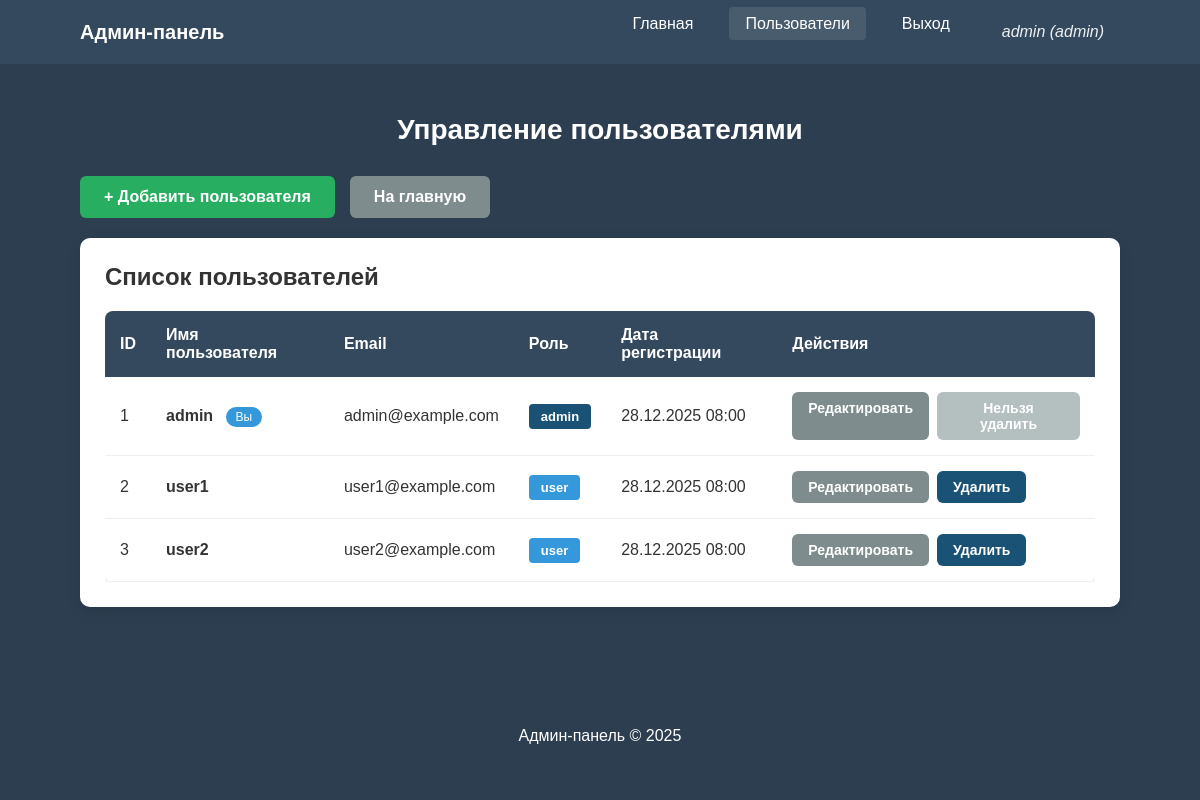
/admin.php (signed in), run on the app's committed database.
### tables this page shows
CREATE TABLE IF NOT EXISTS users (
    id INT AUTO_INCREMENT PRIMARY KEY,
    username VARCHAR(50) NOT NULL UNIQUE,
    password VARCHAR(255) NOT NULL,
    email VARCHAR(100) NOT NULL UNIQUE,
    role ENUM('admin', 'user') DEFAULT 'user',
    created_at TIMESTAMP DEFAULT CURRENT_TIMESTAMP,
    updated_at TIMESTAMP DEFAULT CURRENT_TIMESTAMP ON UPDATE CURRENT_TIMESTAMP
);

### admin.php (the view, shortened to what this page needs)
<?php
include 'db.php';
$stmt = $pdo->query("SELECT id, username, email, role, created_at FROM users");
$users = $stmt->fetchAll();
?>
<!DOCTYPE html>
<html lang="ru">
<head>
    <link rel="stylesheet" href="style.css">
</head>
<body>
    <nav class="nav-main">
        <div class="container nav-container">
            <div class="nav-logo">Админ-панель</div>
            <ul class="nav-menu">
                <li><a href="main.php">Главная</a></li>
                <li><a href="admin.php" class="active">Пользователи</a></li>
                <li><a href="logout.php">Выход</a></li>
                <li class="user-info-nav">
                    <?= htmlspecialchars($_SESSION['username']); ?> (<?= htmlspecialchars($_SESSION['role']); ?>)
                </li>
            </ul>
        </div>
    </nav>
    <div class="container">
        <header class="page-header">
            <h1>Управление пользователями</h1>
        </header>
        <div class="action-buttons">
            <a href="admin_add_user.php" class="btn btn-success">+ Добавить пользователя</a>
            <a href="main.php" class="btn btn-secondary">На главную</a>
        </div>
        <div class="content-box admin-panel">
            <h2 class="mb-20">Список пользователей</h2>
            <?php if (empty($users)): ?>
                <div class="info-message">Пользователи не найдены</div>
            <?php else: ?>
                <div class="table-responsive">
                    <table class="data-table">
                        <thead>
                            <tr>
                                <th>ID</th>
                                <th>Имя пользователя</th>
                                <th>Email</th>
                                <th>Роль</th>
                                <th>Дата регистрации</th>
                                <th>Действия</th>
                            </tr>
                        </thead>
                        <tbody>
                            <?php foreach ($users as $user): ?>
                                <tr>
                                    <td><?= htmlspecialchars($user['id']); ?></td>
                                    <td>
                                        <strong><?= htmlspecialchars($user['username']); ?></strong>
                                        <?php if ($user['id'] == $_SESSION['user_id']): ?>
                                            <span class="badge">Вы</span>
                                        <?php endif; ?>
                                    </td>
                                    <td><?= htmlspecialchars($user['email']); ?></td>
                                    <td>
                                        <span class="role-badge role-<?= htmlspecialchars($user['role']); ?>">
                                            <?= htmlspecialchars($user['role']); ?>
                                        </span>
                                    </td>
                                    <td><?= date('d.m.Y H:i', strtotime($user['created_at'])); ?></td>
                                    <td>
                                        <div class="admin-actions">
                                            <a href="admin_edit_user.php?id=<?= $user['id']; ?>" class="btn btn-sm btn-secondary">Редактировать</a>
                                            <?php if ($user['id'] != $_SESSION['user_id']): ?>
                                                <a href="admin.php?delete_id=<?= $user['id']; ?>"
                                                   class="btn btn-sm btn-danger"
                                                   onclick="return confirm('Удалить пользователя <?= htmlspecialchars(addslashes($user['username'])); ?>?');">Удалить</a>
                                            <?php else: ?>
                                                <span class="btn btn-sm btn-disabled">Нельзя удалить</span>
                                            <?php endif; ?>
                                        </div>
                                    </td>
                                </tr>
                            <?php endforeach; ?>
                        </tbody>
                    </table>
                </div>
            <?php endif; ?>
        </div>
    </div>
    <footer class="footer">
        <div class="container">
            <p>Админ-панель &copy; <?= date('Y'); ?></p>
        </div>
    </footer>
</body>
</html>

### style.css (style rules this page uses)
* { margin: 0; padding: 0; box-sizing: border-box; }
body { font-family: Arial, sans-serif; background: #2c3e50; color: #333; min-height: 100vh; }
.container { width: 90%; max-width: 1200px; margin: 0 auto; padding: 20px; }
.nav-main { background: #34495e; padding: 15px 0; }
.nav-container { display: flex; justify-content: space-between; align-items: center; max-width: 1200px; margin: 0 auto; padding: 0 20px; }
.nav-logo { color: white; font-size: 20px; font-weight: bold; }
.nav-menu { display: flex; list-style: none; gap: 20px; margin: 0; padding: 0; }
.nav-menu a { color: white; text-decoration: none; padding: 8px 16px; border-radius: 4px; transition: background 0.3s; }
.nav-menu a:hover, .nav-menu a.active { background: rgba(255, 255, 255, 0.1); }
.user-info-nav { color: #ecf0f1; font-style: italic; padding: 8px 16px; }
.page-header { text-align: center; margin: 30px 0; }
.page-header h1 { color: white; font-size: 28px; }
.btn { padding: 12px 24px; background: #3498db; color: white; border: none; border-radius: 6px; font-size: 16px; font-weight: bold; cursor: pointer; text-decoration: none; display: inline-block; text-align: center; transition: all 0.3s; }
.btn-sm { padding: 8px 16px; font-size: 14px; }
.btn-success { background: #27ae60; }
.btn-secondary { background: #7f8c8d; }
.btn-danger { background: #1a5276; }
.btn-disabled { background: #95a5a6; color: white; cursor: not-allowed; opacity: 0.7; }
.data-table { width: 100%; border-collapse: collapse; background: white; border-radius: 8px; overflow: hidden; box-shadow: 0 4px 15px rgba(0, 0, 0, 0.1); }
.data-table th { background: #34495e; color: white; padding: 15px; text-align: left; font-weight: bold; }
.data-table td { padding: 15px; border-bottom: 1px solid #eee; }
.table-responsive { overflow-x: auto; }
.badge { background: #3498db; color: white; padding: 3px 10px; border-radius: 12px; font-size: 12px; margin-left: 8px; }
.role-badge { padding: 5px 12px; border-radius: 4px; font-size: 13px; font-weight: bold; color: white; display: inline-block; }
.role-admin { background: #1a5276; }
.role-user { background: #3498db; }
.content-box { background: white; border-radius: 10px; padding: 25px; margin: 20px 0; box-shadow: 0 4px 15px rgba(0, 0, 0, 0.1); }
.action-buttons { display: flex; gap: 15px; margin: 20px 0; }
.admin-actions { display: flex; gap: 8px; }
.mb-20 { margin-bottom: 20px; }
.footer { background: #2c3e50; color: white; text-align: center; padding: 20px; margin-top: 40px; }
::placeholder { color: #95a5a6; opacity: 0.8; }

### data on the page
users: id "1", username "admin", shows "Вы", email "admin@example.com", role "admin", created_at "28.12.2025 08:00", shows "Нельзя удалить"
users: id "2", username "user1", email "user1@example.com", role "user", created_at "28.12.2025 08:00"
users: id "3", username "user2", email "user2@example.com", role "user", created_at "28.12.2025 08:00"

### other printed values
$_SESSION['username'] "admin"
$_SESSION['role'] "admin"
